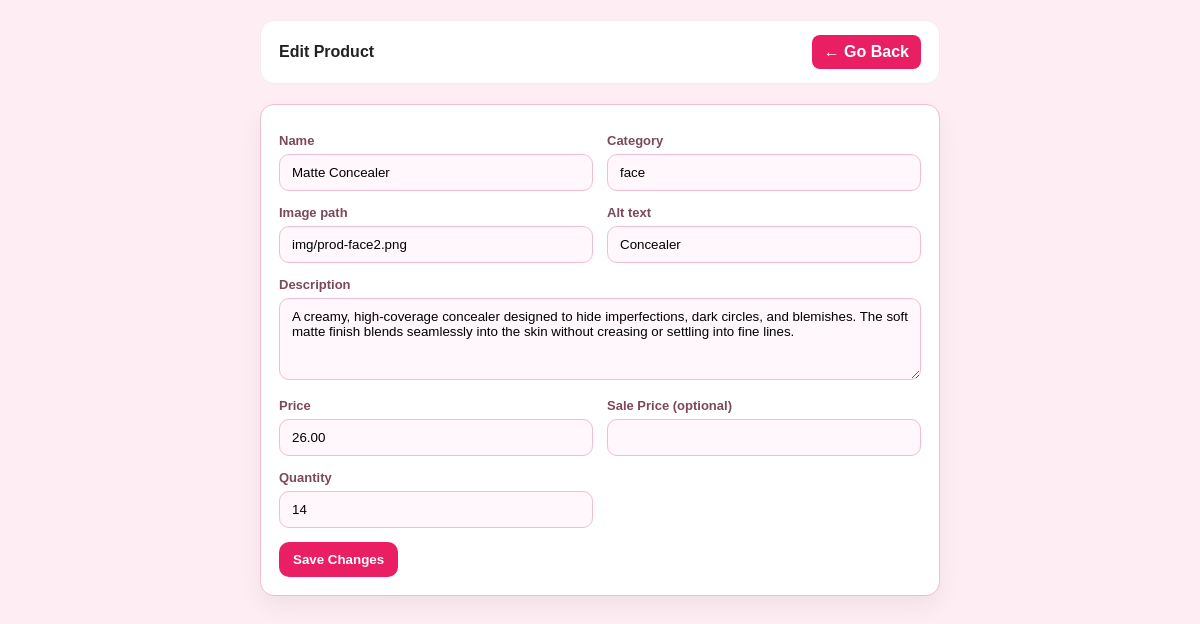
The app's page /admin/products/edit.php?id=6 (signed in) with its own data.
### tables this page shows
CREATE TABLE `products` (
  `id` int(11) NOT NULL,
  `name` varchar(150) NOT NULL,
  `description` text NOT NULL,
  `price` decimal(10,2) NOT NULL,
  `sale_price` decimal(10,2) DEFAULT NULL,
  `quantity` int(11) NOT NULL,
  `created_at` timestamp NOT NULL DEFAULT current_timestamp(),
  `category` varchar(40) NOT NULL DEFAULT 'all',
  `image` varchar(255) NOT NULL DEFAULT 'img/default-product.png',
  `alt` varchar(150) NOT NULL DEFAULT 'Product image'
);

### repositories/ProductRepository.php (called while the page is built, shortened)
<?php
class ProductRepository implements IProductRepository {
    private PDO $conn;
    private string $table = "products";
    public function __construct(PDO $conn) {
        $this->conn = $conn;
    }
    public function getById(int $id): ?array {
    $sql = "SELECT id, name, category, image, alt, description, price, sale_price, quantity
            FROM {$this->table}
            WHERE id = :id
            LIMIT 1";
    $stmt = $this->conn->prepare($sql);
    $stmt->execute([":id" => $id]);
    $row = $stmt->fetch();
    return $row ?: null;
    }
}

### admin/products/edit.php (the view, shortened to what this page needs)
<?php
require_once __DIR__ . "/../../repositories/ProductRepository.php";
$db = new Database();
$conn = $db->getConnection();
$repo = new ProductRepository($conn);
$id = (int)($_GET["id"] ?? 0);
$product = $repo->getById($id);
?>
<!doctype html>
<html lang="en">
<head>
  <link rel="stylesheet" href="../dashboard.css">
</head>
<body class="admin-body">
<div class="layout">
  <main class="content" style="max-width:720px;margin:0 auto;">
    <header class="topbar topbar-wrap">
      <span>Edit Product</span>
      <a class="btn-back" href="../dashboard.php?page=products">← Go Back</a>
    </header>
    <div class="panel">
      <form class="form" method="POST" action="">
        <div>
          <label>Name</label>
          <input class="input" name="name" value="<?= htmlspecialchars($product['name']) ?>" required>
        </div>
        <div>
          <label>Category</label>
          <input class="input" name="category" value="<?= htmlspecialchars($product['category']) ?>" required>
        </div>
        <div>
          <label>Image path</label>
          <input class="input" name="image" value="<?= htmlspecialchars($product['image']) ?>" required>
        </div>
        <div>
          <label>Alt text</label>
          <input class="input" name="alt" value="<?= htmlspecialchars($product['alt']) ?>" required>
        </div>
        <div class="full">
          <label>Description</label>
          <textarea class="input" name="description" rows="4" required><?= htmlspecialchars($product['description']) ?></textarea>
        </div>
        <div>
          <label>Price</label>
          <input class="input" name="price" type="number" step="0.01"
                 value="<?= htmlspecialchars($product['price']) ?>" required>
        </div>
        <div>
          <label>Sale Price (optional)</label>
          <input class="input" name="sale_price" type="number" step="0.01"
                 value="<?= htmlspecialchars($product['sale_price'] ?? '') ?>">
        </div>
        <div>
          <label>Quantity</label>
          <input class="input" name="quantity" type="number"
                 value="<?= (int)$product['quantity'] ?>" required>
        </div>
        <div class="full">
          <button class="btn-primary" type="submit">Save Changes</button>
        </div>
      </form>
    </div>
  </main>
</div>
</body>
</html>

### admin/dashboard.css (style rules this page uses)
* { box-sizing:border-box;font-family: 'Verdana' , sans-serif; }
.admin-body { margin:0; background:#ffedf4; color:#222; font-family: 'Verdana' , sans-serif; }
.layout { display:flex;min-height:100vh }
.content { flex:1;padding:20px }
.topbar { background:#ffffff; padding:12px; font-weight:bold; border-radius:8px; margin-bottom:20px; color:#222; border:1px solid #eee }
.topbar { display:flex; align-items:center; justify-content:space-between; }
.btn-back { padding:8px 12px; border-radius:8px; text-decoration:none; background:#e91e63; color:#fff; font-weight:700; }
.panel { max-width: 720px; background:#fff; border:1px solid #f1bcd4; border-radius:14px; padding:18px; box-shadow: 0 10px 25px rgba(0,0,0,0.06); }
.form { display:grid; grid-template-columns: 1fr 1fr; gap:14px; margin-top:10px; }
.form .full { grid-column: 1 / -1; }
label { display:block; font-size:13px; color:#7a4a5a; margin-bottom:6px; font-weight:700; }
.input { width:100%; padding:10px 12px; border-radius:10px; border:1px solid #f1bcd4; background:#fff7fb; outline:none; }
.btn-primary { grid-column: 1 / -1; padding:10px 14px; border:0; border-radius:10px; background:#e91e63; color:#fff; font-weight:800; cursor:pointer; }
.topbar { max-width: 720px; margin: 0 auto 20px; padding: 14px 18px; border-radius: 14px; }
.content > .topbar { max-width: 720px !important; margin-left: auto !important; margin-right: auto !important; }
.content > .panel { margin-left: auto; margin-right: auto; }

### records on screen
products: name "Matte Concealer", category "face", image "img/prod-face2.png", alt "Concealer", description "A creamy, high-coverage concealer designed to hide imperfections, dark circles, and blemishes. The soft matte finish blends seamlessly into the skin without creasing or settling into fine lines.", price "26.00", quantity "14"
